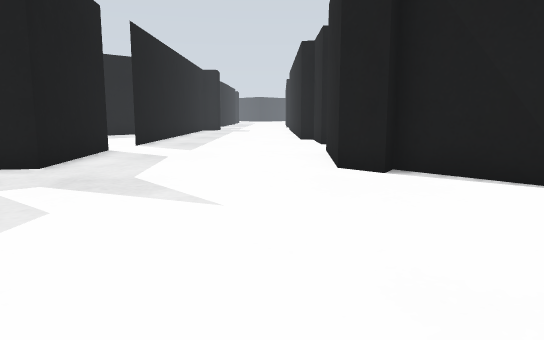
view 1 (above)

16 first-person views from a walk through a robot-simulator world made for Gazebo. The camera is 0.5 m above the floor, tilts 8° down and sees 70° across. The floor is counted in squares, 0.5 m on a side. Each view is taken from the middle of a square. On the plan, view 1 faces up. The plan holds only what a view shows up to about 13 squares ahead; the rest is blank. The place goes on beyond the plan.

view 2
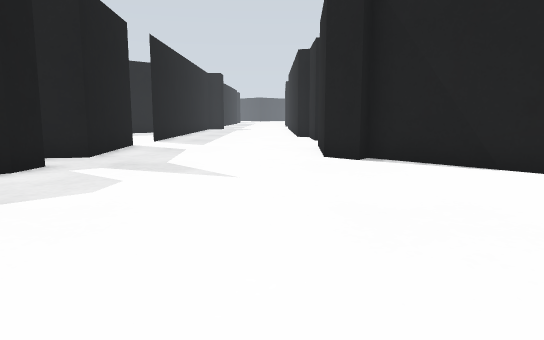

view 3
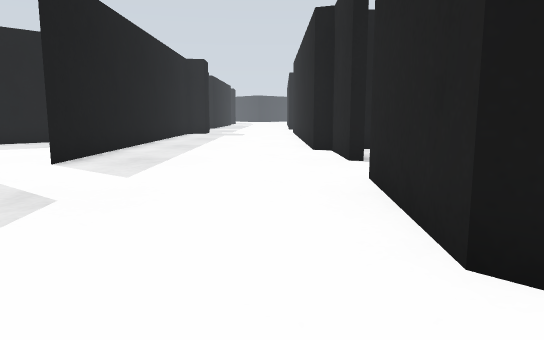

view 4
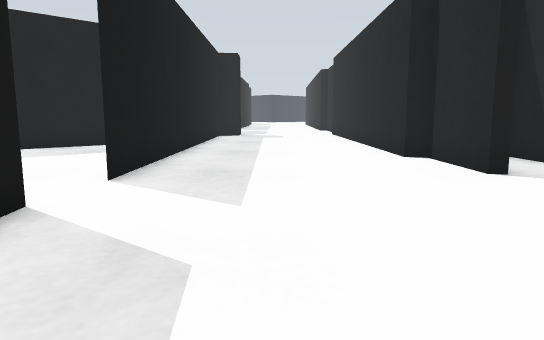

view 5
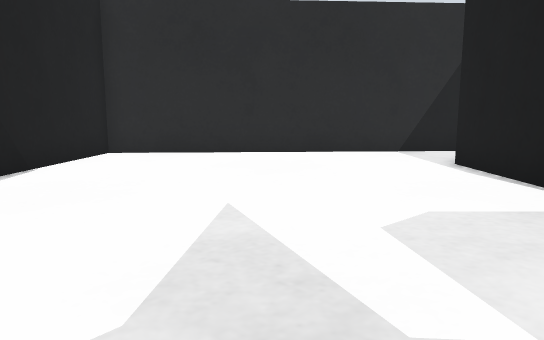

view 6
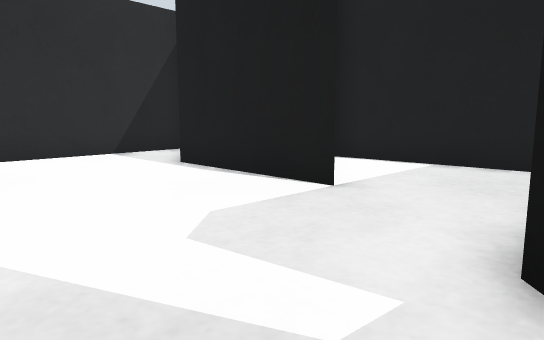

view 7
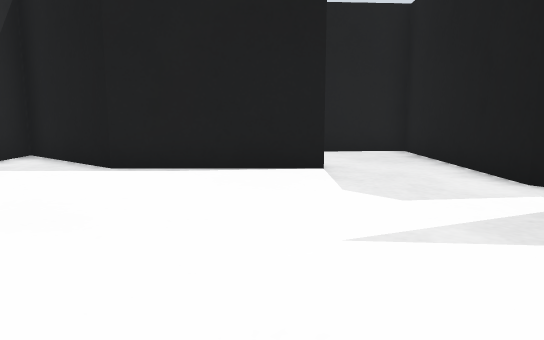

view 8
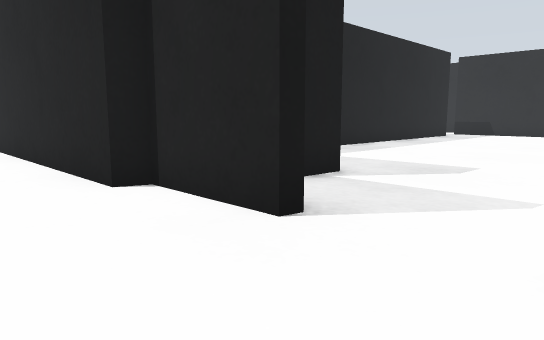

view 9
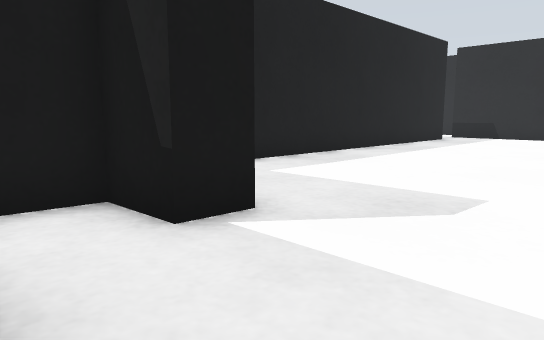

view 10
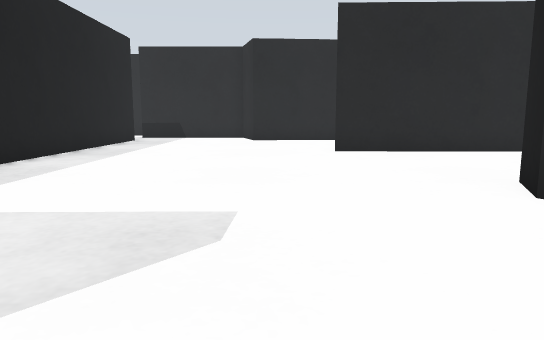

view 11
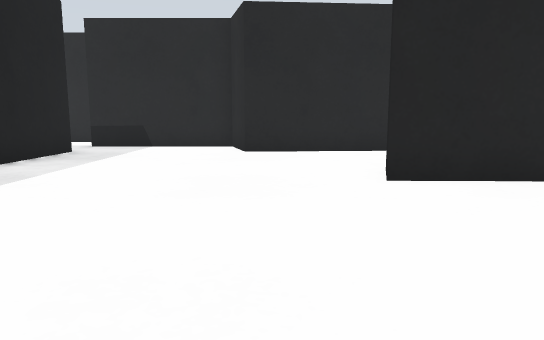

view 12
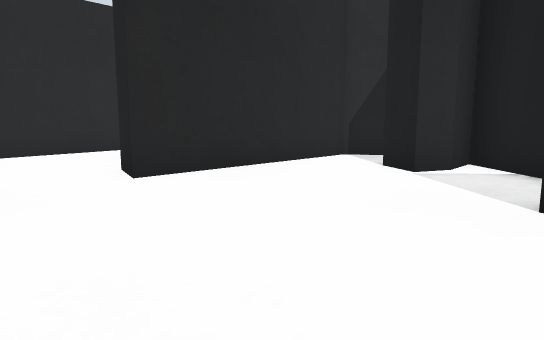

view 13
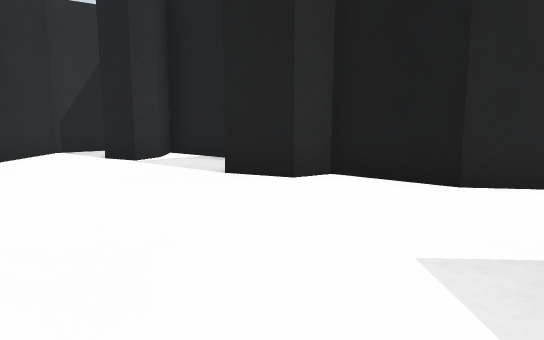

view 14
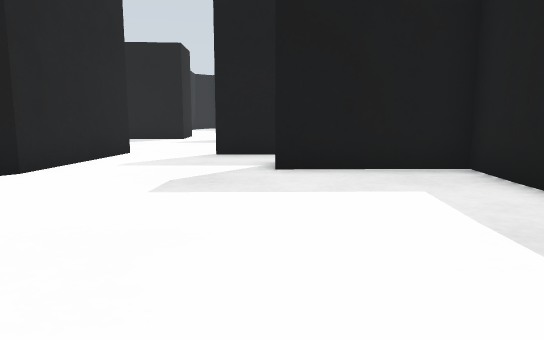

view 15
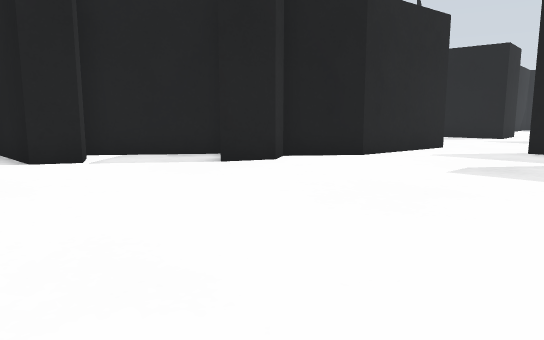

view 16
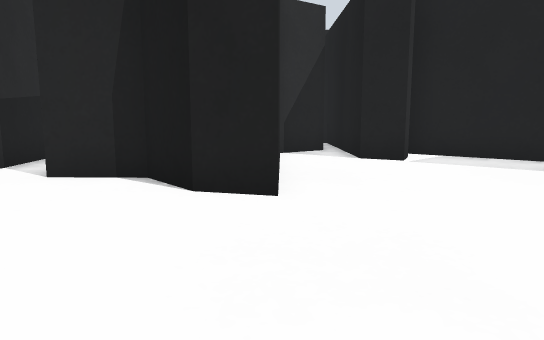

### Floor plan
Points are (right, up) in squares from view 1. A wall is a line through its corners. A room is listed if a view was taken in it or the views show most of it. See-through windows are left out.
Room 1 (views 1, 2, 3, 4, 5, 6, 7, 8, 9)
walls: (2, 6.7) (1.3, 7.4) (1.6, 11.2); (-4.5, 5.7) (-4.5, 4.8) (-8.5, 0.9) (-4.5, -2.6); (-4.5, 11.3) (-4.5, 7.2) (-5.4, 7.1); (2, 13.6) (1.7, 13.6) (1.7, 16.2) (1.2, 16.4) (1.2, 20.6); (-4, 1.6) (-1, -1.4) (-0.7, -4.6); (0, -4.6) (6.5, 2.7) (2.3, 7.2); (-4.6, 20.5) (-4.5, 12.9)
ways out: opening at (2, 12.5) to room 2; opening at (-5, 12)
Room 2 (view 10)
walls: (4.8, 15.1) (3.8, 15.1) (3.8, 16.5) (2.7, 16.6); (2, 15.1) (2, 13.6); (1.6, 11.2) (5.4, 10.7)
ways out: opening at (2, 12.5) to room 1; opening at (4.5, 13) to room 3
Room 3 (views 11, 12, 13, 14, 15, 16)
walls: (5.4, 10.7) (6.9, 9.4) (7.6, 9.8) (8.9, 9.2); (10.7, 6.6) (11, 7.4) (11.9, 6.9) (12, 4); (7.7, 7.8) (10.8, 5.5); (18.9, 18.6) (4.7, 18.7) (4.8, 15.1); (12.5, 4.7) (13.8, 5.6) (13.9, 11.2) (15, 10.9) (16, 9.8) (17.7, 9.7); (19.2, 8) (18.8, 13.7) (19.7, 14)
ways out: opening at (4.5, 13) to room 2; opening at (19, 16.5) to room 4
Room 4 (no view inside)
walls: (19.7, 14) (20.6, 14.3) (20.6, 18.9)
ways out: opening at (19, 16.5) to room 3; opening at (20, 19)

Positions as (right, up) in squares from view 1, and headings:
1: (0, 0), facing up
2: (0, -2), facing up
3: (0, 5), facing up
4: (-2, 7), facing up
5: (-4, 7), facing down-right
6: (-3, 7), facing down
7: (2, 6), facing down-left
8: (-1, 11), facing up-right
9: (2, 12), facing up-right
10: (3, 13), facing right
11: (8, 13), facing right
12: (8, 14), facing down-right
13: (8, 16), facing down
14: (12, 15), facing left
15: (14, 16), facing down-left
16: (14, 16), facing down
